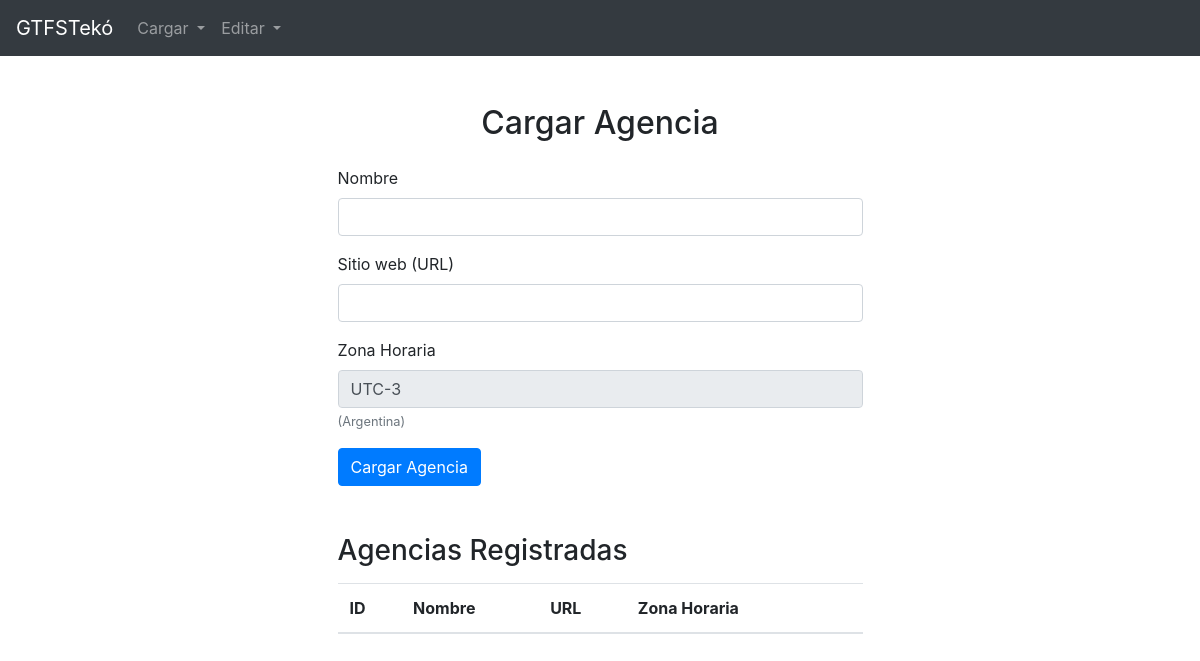
/agency/cargar_agencia, run on an earlier commit of the app's database.
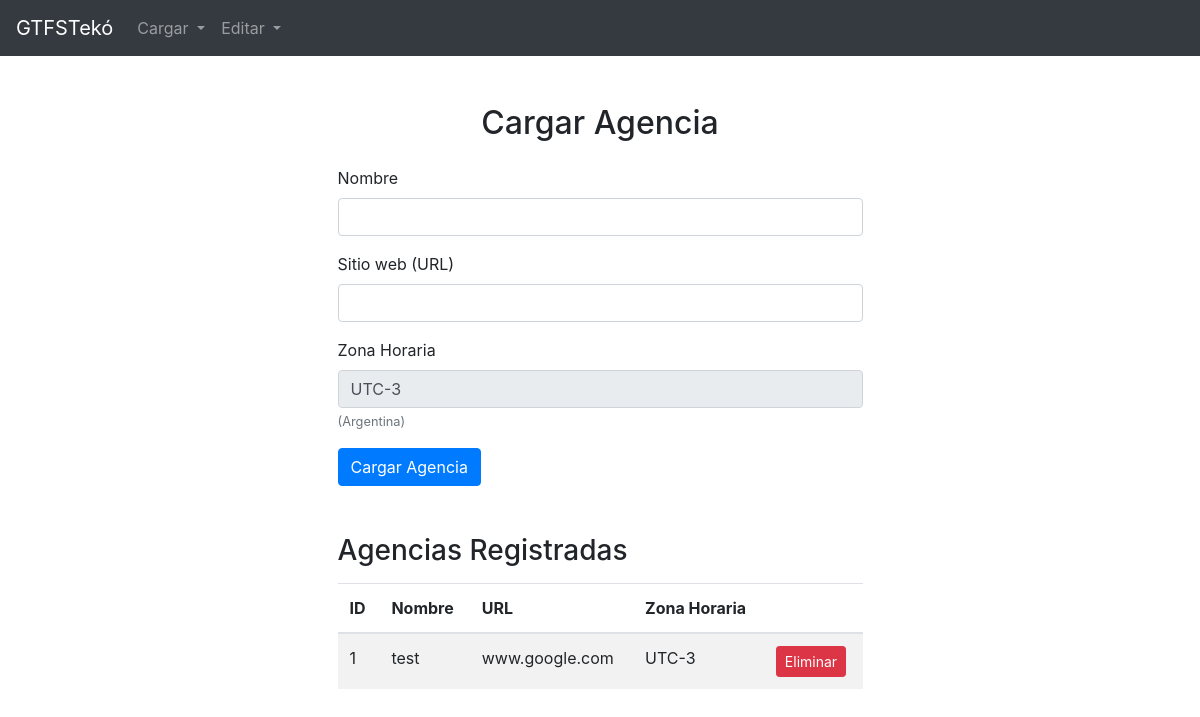
And on a later commit of the database.
### models/models.py (models this page shows)
class Agency(db.Model):
    agency_id = db.Column(db.Integer, primary_key=True)
    agency_name = db.Column(db.String(80), nullable=False)
    agency_url = db.Column(db.String(200))
    agency_timezone = db.Column(db.String(80), nullable=False)

### routes/agency_routes.py (the view, shortened to what this page needs)
@agency_bp.route('/cargar_agencia', methods=['GET', 'POST'])
def cargar_agencia():
    agencies = Agency.query.all()
    return render_template('cargar_agencia.html', agencies=agencies)

### templates/cargar_agencia.html (shortened to what this page needs)
{% extends "base.html" %}
{% block content %}
<div class="container mt-5 w-50">
    <h2 class="text-center">Cargar Agencia</h2>
    <form method="POST" class="mt-4">
        <div class="form-group">
            <label for="agency_name">Nombre</label>
            <input type="text" class="form-control" id="agency_name" name="agency_name" required>
        </div>
        <div class="form-group">
            <label for="agency_url">Sitio web (URL)</label>
            <input type="text" class="form-control" id="agency_url" name="agency_url">
        </div>
        <div class="form-group">
            <label for="agency_timezone">Zona Horaria</label>
            <input type="text" class="form-control" id="agency_timezone" name="agency_timezone" value="UTC-3" readonly>
            <small class="form-text text-muted">(Argentina)</small>
        </div>
        <button type="submit" class="btn btn-primary">Cargar Agencia</button>
    </form>
    <h3 class="mt-5">Agencias Registradas</h3>
    <table class="table table-striped mt-3">
        <thead>
            <tr>
                <th>ID</th>
                <th>Nombre</th>
                <th>URL</th>
                <th>Zona Horaria</th>
                <th></th>
            </tr>
        </thead>
        <tbody>
            {% for agency in agencies %}
                <tr>
                    <td>{{ agency.agency_id }}</td>
                    <td>{{ agency.agency_name }}</td>
                    <td>{{ agency.agency_url }}</td>
                    <td>{{ agency.agency_timezone }}</td>
                    <td>
                        <form method="POST" action="{{ url_for('agency.delete_agency', agency_id=agency.agency_id) }}" onsubmit="return confirm('¿Estás seguro de que deseas eliminar esta agencia?');">
                            <button type="submit" class="btn btn-danger btn-sm">Eliminar</button>
                        </form>
                    </td>
                </tr>
            {% endfor %}
        </tbody>
    </table>
</div>
{% endblock %}

### templates/base.html (shortened to what this page needs)
<!DOCTYPE html>
<html lang="en">
<head>
    <link rel="stylesheet" href="https://stackpath.bootstrapcdn.com/bootstrap/4.5.2/css/bootstrap.min.css">
</head>
<body>
    {% include 'navbar.html' %}
    <div class="container">
        {% block content %}{% endblock %}
    </div>
</body>
</html>

### templates/navbar.html (shortened to what this page needs)
<nav class="navbar navbar-expand-lg navbar-dark bg-dark">
  <a class="navbar-brand" href="#">GTFSTekó</a>
  <div class="collapse navbar-collapse" id="navbarNav">
      <ul class="navbar-nav mr-auto">
          <li class="nav-item dropdown">
              <a class="nav-link dropdown-toggle" href="{{ url_for('index') }}" id="navbarDropdownCargar" role="button" data-toggle="dropdown" aria-haspopup="true" aria-expanded="false">
                  Cargar
              </a>
          </li>
          <li class="nav-item dropdown">
              <a class="nav-link dropdown-toggle" href="#" id="navbarDropdownEditar" role="button" data-toggle="dropdown" aria-haspopup="true" aria-expanded="false">
                  Editar
              </a>
          </li>
      </ul>
  </div>
</nav>

What changed in the data, as far as the page shows it:
added Agency: agency_id "1", agency_name "test", agency_url "www.google.com", agency_timezone "UTC-3"
